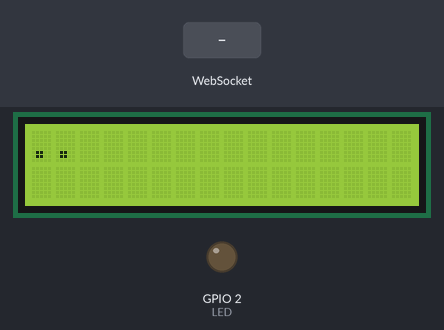
Recording of a sketch running on a simulated ESP32. Parts: 16×2 character LCD, output pins drawn as LEDs (lit = HIGH). Inputs (shaded band) come from the test bench. WiFi joins after 1.5 s; servers stay silent unless stated; what the sketch prints to the serial monitor is not drawn.

Above: at 1.1 s.
At 3.2 s:
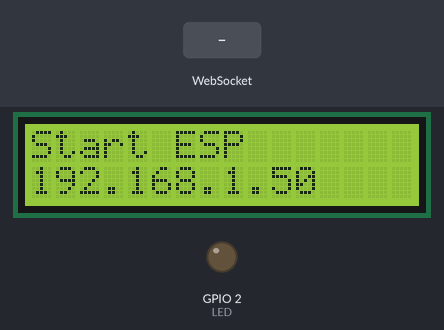
3.3 s: WebSocket text "1" received
Timing chart, 0 to 6.3 s (numbered marks = the images above; inputs shaded):
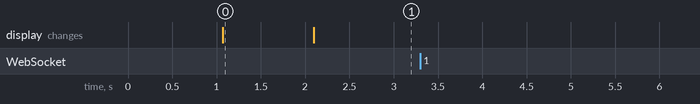

The sketch:

webserver.ino
```cpp
#include <WebServer.h>                                //inclui a biblioteca webServer para acesso a rede wifi
// baixar a Biblioteca no Download ZIP em https://github.com/Links2004/arduinoWebSockets
#include <WebSocketsServer.h>                         //incluindo a class WebSocketsServer
#include <Wire.h>
#include <LiquidCrystal_I2C.h>
//Inicializa o display no endereco 0x27
LiquidCrystal_I2C lcd(0x3F,16,2);
const char* ssid = "wifi-ssid";                       //coloca o ssid da rede interna para acessar
const char* password = "wifi-password";               //coloca o password da rede interna para acessar

WebServer server(80);
WebSocketsServer webSocket = WebSocketsServer (88);   // criando o objeto WebSocket para o WebSocketsServer

int LED = 2;
#include "Web.h";
#include "server.h";

void setup(void) {
  Serial.begin(115200);
  pinMode(LED,OUTPUT);
  WiFi.begin(ssid,password);
  lcd.init();
  lcd.setCursor(0,0);
  while(WiFi.status() != WL_CONNECTED){
    lcd.setBacklight(HIGH);
    lcd.print(".");
    Serial.print(".");
    delay(1000);
  }
  WiFi.mode(WIFI_STA);
  Serial.println("Start ESP ");
  lcd.clear();
  lcd.setBacklight(HIGH);
  lcd.setCursor(0,0);
  lcd.print("Start ESP ");
  lcd.setCursor(0,1);
  lcd.print(WiFi.localIP());
  Serial.println(WiFi.localIP());
  server.on("/",WebSite);
  server.begin();
  webSocket.begin();
  webSocket.onEvent(webSocketEvent);
}

void loop() {
  webSocket.loop();
  server.handleClient();
  delay(2);//allow the cpu to switch to other tasks
}
```

server.h
```cpp
#ifndef _SERVERH_
#define _SERVERH_

String JSONtxt;                                       // Criando as strings
String payloadString;

void webSocketEvent(uint8_t num, WStype_t type, uint8_t * payload, size_t welength){
  payloadString = (const char *)payload;
  Serial.print ("payloadString = ");
  Serial.println(payloadString);

  JSONtxt = "{\"texto\":\""+payloadString+"\"}";
  webSocket.broadcastTXT(JSONtxt);
  delay(2);
}
#endif
```

web.h
```cpp
//=========================================
//HTML + CSS + JavaScript codes for webpage
//=========================================
#ifndef _WEBPAGECODEH_
#define _WEBPAGECODEH_

static const char webSiteCont[] PROGMEM =
  R"=====(
<!DOCTYPE html>
<html lang="en">
  <head>
    <meta charset="UTF-8" />
    <meta name="viewport" content="width=device-width, initial-scale=1.0" />
    <title>Real-Time Chat Application</title>
  </head>
  <SCRIPT>
    InitWebSocket()
    function InitWebSocket(){
      websock = new WebSocket('ws://'+window.location.hostname+':88/');
      websock.onmessage = function(evt){
      JSONobj = JSON.parse(evt.data);
      let msg = JSONobj.texto;
    const novaMensagem = document.createElement("li"); //<li></li>
    novaMensagem.classList.add("mensagem"); //<li class="mensagem"></li>
    novaMensagem.textContent = msg; //<li class="mensagem">msg</li>
    document.getElementById('mensagens').appendChild(novaMensagem);
    }
  }

  function enviar(){
    if (document.getElementById('texto').value !== "") {
      let texto = document.getElementById('texto').value
      document.getElementById('texto').value = "";
      websock.send(texto);
    }
  }
</SCRIPT>

  <style type="text/css">
  @font-face {
    font-family: 'Trench';
    font-weight: 400;
    src: url('./assets/trench100free.otf');
  }

  :root {
    box-sizing: border-box;
  }

  * {
    margin: 0;
    padding: 0;
    list-style-type: none;
    font-family: 'montserrat';
  }

  body {
    height: 100dvh;
    display: flex;
    flex-direction: column;
    justify-content: space-between;
    align-items: center;
  }

  header {
    font-family: 'Trench';
    background-color: #040e29;
    color: #fff;
    width: 100%;
    display: flex;
    justify-content: center;
    align-items: flex-end;
    padding: 1rem 0;
    font-size: 1.4rem;
    & > img {
      max-height: 3rem;
      margin-right: 0.2rem;
    }
  }

  main {
    display: flex;
    flex-direction: column;
    min-width: 70%;
    flex-grow: 1;
  }

  #mensagens {
    display: flex;
    flex-direction: column;
    justify-content: flex-start;
    align-items: center;
    min-height: 75%;
    background-color: #eaeaea;
    flex-grow: 1;
    width: 100%;
    font-size: 0.9rem;
  }

  .mensagem {
    background-color: #040e29;
    color: #fff;
    width: 85%;
    margin: 1rem 0.5rem;
    padding: 0.5rem;
    border-radius: 10px;
  }

  #mensagens > .mensagem:last-of-type {
    background-color: #0b266f;
  }

  #envio-mensagens {
    padding-top: 0.5rem;
    padding-bottom: 1rem;
    display: flex;
    justify-content: flex-end;
    min-width: 40%;
    max-height: 3rem;
    & > input {
      flex-grow: 1;
      padding: 0.5rem 0.3rem;
    }
    & > button {
      display: flex;
      justify-content: center;
      align-items: center;
      cursor: pointer;
      background-color: #040e29;
      color: #fff;
      padding: 0.8rem;
      border: none;
      border-radius: 12px;
      margin-left: 0.5rem;
      &:hover {
        background-color: #0b266f;
      }
    }
  }

  @media (max-width: 500px) {
    main {
      width: 90%;
    }
  }
</style>
  <body>
    <main>
      <ul id="mensagens"></ul>
      <div id="envio-mensagens">
        <input id="texto" autocomplete="off" autofocus />
        <button id="enviar" onclick = 'enviar()'>
          <svg
            width="16"
            height="16"
            fill="currentColor"
            class="bi bi-send-fill"
            viewBox="0 0 16 16"
          >
            <path
              d="M15.964.686a.5.5 0 0 0-.65-.65L.767 5.855H.766l-.452.18a.5.5 0 0 0-.082.887l.41.26.001.002 4.995 3.178 3.178 4.995.002.002.26.41a.5.5 0 0 0 .886-.083zm-1.833 1.89L6.637 10.07l-.215-.338a.5.5 0 0 0-.154-.154l-.338-.215 7.494-7.494 1.178-.471z"
            />
          </svg>
        </button>
      </div>
    </main>
  </body>
</html>
)=====";
void WebSite(){
  server.send(200,"text/html",webSiteCont);
}
#endif
```

Measured:
- after the input at 3.3 s, every drawn part: stays the same
- what the display in image 0 shows lasts 1.0 s, from 1.1 s to 2.1 s
